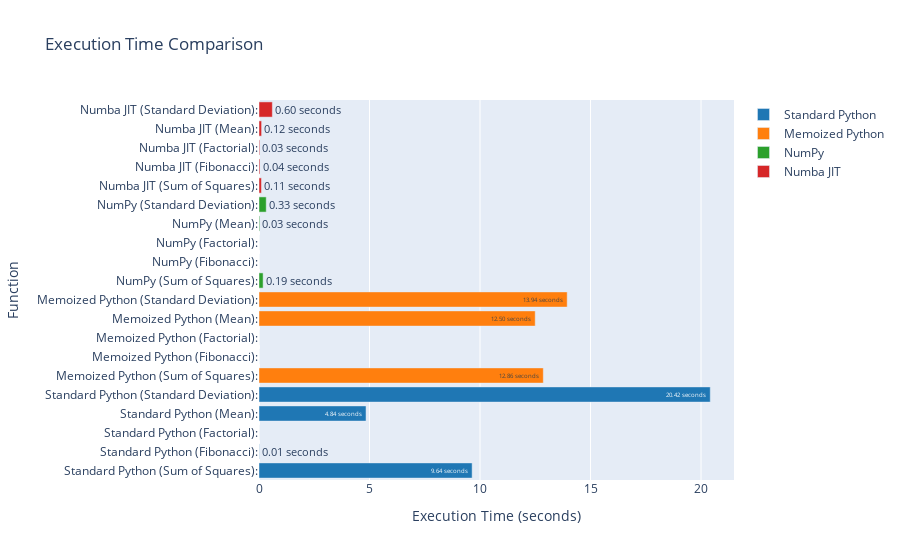

Here is the notebook cell this chart was saved with:
### Markdown cell above
# Comparing Standard python with optimisation techniques

### Code cell
import numpy as np
from numba import jit
import timeit
from tabulate import tabulate
import matplotlib.pyplot as plt

# Manual memoization for sum of squares
sum_of_squares_cache = {}
def python_sum_of_squares_memoized(arr):
    if tuple(arr) not in sum_of_squares_cache:
        result = 0
        for num in arr:
            result += num * num
        sum_of_squares_cache[tuple(arr)] = result
    return sum_of_squares_cache[tuple(arr)]

# Manual memoization for Fibonacci
fibonacci_cache = {}
def python_fibonacci_memoized(n):
    if n not in fibonacci_cache:
        if n <= 1:
            fibonacci_cache[n] = n
        else:
            fibonacci_cache[n] = python_fibonacci_memoized(n-1) + python_fibonacci_memoized(n-2)
    return fibonacci_cache[n]

# Manual memoization for factorial
factorial_cache = {}
def python_factorial_memoized(n):
    if n not in factorial_cache:
        if n == 0:
            factorial_cache[n] = 1
        else:
            factorial_cache[n] = n * python_factorial_memoized(n-1)
    return factorial_cache[n]

# Manual memoization for mean
mean_cache = {}
def python_mean_memoized(arr):
    if tuple(arr) not in mean_cache:
        mean_cache[tuple(arr)] = sum(arr) / len(arr)
    return mean_cache[tuple(arr)]

# Manual memoization for standard deviation
stddev_cache = {}
def python_stddev_memoized(arr):
    if tuple(arr) not in stddev_cache:
        mean = sum(arr) / len(arr)
        variance = sum((x - mean) ** 2 for x in arr) / len(arr)
        stddev_cache[tuple(arr)] = variance ** 0.5
    return stddev_cache[tuple(arr)]

# Standard Python function for sum of squares
def python_sum_of_squares(arr):
    result = 0
    for num in arr:
        result += num * num
    return result

# Standard Python function for Fibonacci
def python_fibonacci(n):
    if n <= 1:
        return n
    else:
        return python_fibonacci(n-1) + python_fibonacci(n-2)

# Standard Python function for factorial
def python_factorial(n):
    if n == 0:
        return 1
    else:
        return n * python_factorial(n-1)

# Standard Python function for calculating mean
def python_mean(arr):
    return sum(arr) / len(arr)

# Standard Python function for calculating standard deviation
def python_stddev(arr):
    mean = sum(arr) / len(arr)
    variance = sum((x - mean) ** 2 for x in arr) / len(arr)
    return variance ** 0.5

# Numpy function for sum of squares
def numpy_sum_of_squares(arr):
    return np.sum(arr ** 2)

# Numpy function for Fibonacci
def numpy_fibonacci(n):
    fib = np.zeros(n+1)
    fib[1] = 1
    for i in range(2, n+1):
        fib[i] = fib[i-1] + fib[i-2]
    return fib[n]

# Numpy function for factorial
def numpy_factorial(n):
    return np.prod(np.arange(1, n+1))

# Numpy function for calculating mean
def numpy_mean(arr):
    return np.mean(arr)

# Numpy function for calculating standard deviation
def numpy_stddev(arr):
    return np.std(arr)

# Warm-up Numba JIT functions
@jit
def numba_sum_of_squares(arr):
    result = 0
    for num in arr:
        result += num * num
    return result

@jit
def numba_fibonacci(n):
    if n <= 1:
        return n
    else:
        return numba_fibonacci(n-1) + numba_fibonacci(n-2)

@jit
def numba_factorial(n):
    if n == 0:
        return 1
    else:
        return n * numba_factorial(n-1)

@jit
def numba_mean(arr):
    result = 0
    for num in arr:
        result += num
    return result / len(arr)

@jit
def numba_stddev(arr):
    mean = np.mean(arr)
    variance = np.sum((arr - mean) ** 2) / len(arr)
    return variance ** 0.5

# Generate a large random array
arr = np.random.rand(10**7)

# Measure time for each function
results = []

# Time standard Python functions
results.append(["Standard Python (Sum of Squares):", timeit.timeit(lambda: python_sum_of_squares(arr), number=10)])
results.append(["Standard Python (Fibonacci):", timeit.timeit(lambda: python_fibonacci(20), number=10)])
results.append(["Standard Python (Factorial):", timeit.timeit(lambda: python_factorial(20), number=10)])
results.append(["Standard Python (Mean):", timeit.timeit(lambda: python_mean(arr), number=10)])
results.append(["Standard Python (Standard Deviation):", timeit.timeit(lambda: python_stddev(arr), number=10)])

# Time memoized Python functions
results.append(["Memoized Python (Sum of Squares):", timeit.timeit(lambda: python_sum_of_squares_memoized(arr), number=10)])
results.append(["Memoized Python (Fibonacci):", timeit.timeit(lambda: python_fibonacci_memoized(20), number=10)])
results.append(["Memoized Python (Factorial):", timeit.timeit(lambda: python_factorial_memoized(20), number=10)])
results.append(["Memoized Python (Mean):", timeit.timeit(lambda: python_mean_memoized(arr), number=10)])
results.append(["Memoized Python (Standard Deviation):", timeit.timeit(lambda: python_stddev_memoized(arr), number=10)])

# Time NumPy functions
results.append(["NumPy (Sum of Squares):", timeit.timeit(lambda: numpy_sum_of_squares(arr), number=10)])
results.append(["NumPy (Fibonacci):", timeit.timeit(lambda: numpy_fibonacci(20), number=10)])
results.append(["NumPy (Factorial):", timeit.timeit(lambda: numpy_factorial(20), number=10)])
results.append(["NumPy (Mean):", timeit.timeit(lambda: numpy_mean(arr), number=10)])
results.append(["NumPy (Standard Deviation):", timeit.timeit(lambda: numpy_stddev(arr), number=10)])

# Time Numba JIT functions
results.append(["Numba JIT (Sum of Squares):", timeit.timeit(lambda: numba_sum_of_squares(arr), number=10)])
results.append(["Numba JIT (Fibonacci):", timeit.timeit(lambda: numba_fibonacci(20), number=10)])
results.append(["Numba JIT (Factorial):", timeit.timeit(lambda: numba_factorial(20), number=10)])
results.append(["Numba JIT (Mean):", timeit.timeit(lambda: numba_mean(arr), number=10)])
results.append(["Numba JIT (Standard Deviation):", timeit.timeit(lambda: numba_stddev(arr), number=10)])

# Print results in a table
print(tabulate(results, headers=["Function", "Time (seconds)"], tablefmt="grid"))

import plotly.graph_objects as go

# Extract function names and execution times
functions = [result[0] for result in results]
execution_times = [result[1] for result in results]

# Assigning colors for each function
colors = ['#1f77b4', '#ff7f0e', '#2ca02c', '#d62728', '#9467bd', '#8c564b', '#e377c2', '#7f7f7f', '#bcbd22', '#17becf']

# Define techniques
techniques = ['Standard Python', 'Memoized Python', 'NumPy', 'Numba JIT']

# Create a Plotly figure
fig = go.Figure()

# Add bars for each technique
for i, technique in enumerate(techniques):
    functions_in_technique = functions[i * 5: (i + 1) * 5]
    execution_times_in_technique = execution_times[i * 5: (i + 1) * 5]
    
    fig.add_trace(go.Bar(
        y=functions_in_technique,
        x=execution_times_in_technique,
        name=technique,
        marker_color=[colors[i] for _ in range(5)],  # Assigning color for each bar in the group
        orientation='h',
        text=[f"{t:.2f} seconds" for t in execution_times_in_technique],  # Display text on hover
        hoverinfo='text'
    ))

# Customize layout
fig.update_layout(
    title='Execution Time Comparison',
    xaxis_title='Execution Time (seconds)',
    yaxis_title='Function',
    height=600,
    barmode='group'  # Group bars by technique
)

# Show the figure
fig.show()

### Figure 1 — Plotly figure (JSON) as saved in the notebook; plotly's stock layout.template omitted (floating-point values rounded to 4 significant figures)
{"data": [{"hoverinfo": "text", "marker": {"color": ["#1f77b4", "#1f77b4", "#1f77b4", "#1f77b4", "#1f77b4"]}, "name": "Standard Python", "orientation": "h", "text": ["9.64 seconds", "0.01 seconds", "0.00 seconds", "4.84 seconds", "20.42 seconds"], "type": "bar", "x": [9.644, 0.01074, 1.676e-05, 4.843, 20.42], "y": ["Standard Python (Sum of Squares):", "Standard Python (Fibonacci):", "Standard Python (Factorial):", "Standard Python (Mean):", "Standard Python (Standard Deviation):"]}, {"hoverinfo": "text", "marker": {"color": ["#ff7f0e", "#ff7f0e", "#ff7f0e", "#ff7f0e", "#ff7f0e"]}, "name": "Memoized Python", "orientation": "h", "text": ["12.86 seconds", "0.00 seconds", "0.00 seconds", "12.50 seconds", "13.94 seconds"], "type": "bar", "x": [12.86, 1.312e-05, 6.953e-06, 12.5, 13.94], "y": ["Memoized Python (Sum of Squares):", "Memoized Python (Fibonacci):", "Memoized Python (Factorial):", "Memoized Python (Mean):", "Memoized Python (Standard Deviation):"]}, {"hoverinfo": "text", "marker": {"color": ["#2ca02c", "#2ca02c", "#2ca02c", "#2ca02c", "#2ca02c"]}, "name": "NumPy", "orientation": "h", "text": ["0.19 seconds", "0.00 seconds", "0.00 seconds", "0.03 seconds", "0.33 seconds"], "type": "bar", "x": [0.1858, 5.053e-05, 5.382e-05, 0.03249, 0.3266], "y": ["NumPy (Sum of Squares):", "NumPy (Fibonacci):", "NumPy (Factorial):", "NumPy (Mean):", "NumPy (Standard Deviation):"]}, {"hoverinfo": "text", "marker": {"color": ["#d62728", "#d62728", "#d62728", "#d62728", "#d62728"]}, "name": "Numba JIT", "orientation": "h", "text": ["0.11 seconds", "0.04 seconds", "0.03 seconds", "0.12 seconds", "0.60 seconds"], "type": "bar", "x": [0.1107, 0.04256, 0.0329, 0.1176, 0.604], "y": ["Numba JIT (Sum of Squares):", "Numba JIT (Fibonacci):", "Numba JIT (Factorial):", "Numba JIT (Mean):", "Numba JIT (Standard Deviation):"]}], "layout": {"autosize": true, "barmode": "group", "title": {"text": "Execution Time Comparison"}, "xaxis": {"autorange": true, "range": [0, 21.49], "title": {"text": "Execution Time (seconds)"}, "type": "linear"}, "yaxis": {"autorange": true, "range": [-0.5, 19.5], "title": {"text": "Function"}, "type": "category"}}}
